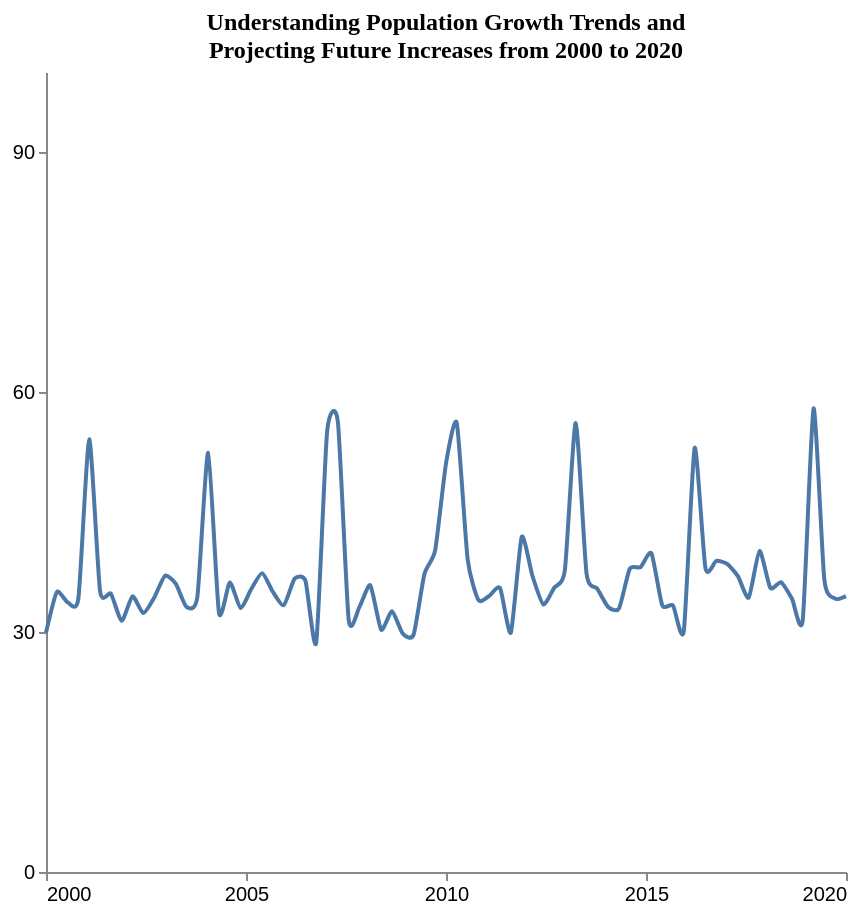

Describe this chart as a Vega-Lite specification.
### Vega-Lite specification from a JSON file in a GitHub repository (floating-point values rounded to 4 significant figures)
{"$schema": "https://vega.github.io/schema/vega-lite/v5.json", "description": "Pattern: peak/valley", "data": {"values": [{"X": 2000.0, "Y": 29.92}, {"X": 2000.0, "Y": 34.99}, {"X": 2001.0, "Y": 33.72}, {"X": 2001.0, "Y": 34.23}, {"X": 2001.0, "Y": 54.08}, {"X": 2001.0, "Y": 35.12}, {"X": 2002.0, "Y": 34.79}, {"X": 2002.0, "Y": 31.39}, {"X": 2002.0, "Y": 34.45}, {"X": 2002.0, "Y": 32.36}, {"X": 2003.0, "Y": 34.27}, {"X": 2003.0, "Y": 37.02}, {"X": 2003.0, "Y": 36.03}, {"X": 2004.0, "Y": 33.12}, {"X": 2004.0, "Y": 34.38}, {"X": 2004.0, "Y": 52.39}, {"X": 2004.0, "Y": 32.39}, {"X": 2005.0, "Y": 36.19}, {"X": 2005.0, "Y": 33.0}, {"X": 2005.0, "Y": 35.4}, {"X": 2005.0, "Y": 37.36}, {"X": 2006.0, "Y": 34.98}, {"X": 2006.0, "Y": 33.36}, {"X": 2006.0, "Y": 36.66}, {"X": 2006.0, "Y": 36.41}, {"X": 2007.0, "Y": 28.73}, {"X": 2007.0, "Y": 55.01}, {"X": 2007.0, "Y": 56.26}, {"X": 2008.0, "Y": 31.52}, {"X": 2008.0, "Y": 33.15}, {"X": 2008.0, "Y": 35.84}, {"X": 2008.0, "Y": 30.28}, {"X": 2009.0, "Y": 32.59}, {"X": 2009.0, "Y": 29.8}, {"X": 2009.0, "Y": 29.65}, {"X": 2009.0, "Y": 37.22}, {"X": 2010.0, "Y": 40.23}, {"X": 2010.0, "Y": 51.06}, {"X": 2010.0, "Y": 56.11}, {"X": 2011.0, "Y": 39.14}, {"X": 2011.0, "Y": 34.0}, {"X": 2011.0, "Y": 34.51}, {"X": 2011.0, "Y": 35.49}, {"X": 2012.0, "Y": 29.92}, {"X": 2012.0, "Y": 41.88}, {"X": 2012.0, "Y": 36.99}, {"X": 2012.0, "Y": 33.45}, {"X": 2013.0, "Y": 35.52}, {"X": 2013.0, "Y": 37.78}, {"X": 2013.0, "Y": 56.14}, {"X": 2014.0, "Y": 37.32}, {"X": 2014.0, "Y": 35.4}, {"X": 2014.0, "Y": 33.13}, {"X": 2014.0, "Y": 32.93}, {"X": 2015.0, "Y": 37.9}, {"X": 2015.0, "Y": 38.11}, {"X": 2015.0, "Y": 39.84}, {"X": 2015.0, "Y": 33.35}, {"X": 2016.0, "Y": 33.32}, {"X": 2016.0, "Y": 30.14}, {"X": 2016.0, "Y": 53.01}, {"X": 2016.0, "Y": 37.97}, {"X": 2017.0, "Y": 38.9}, {"X": 2017.0, "Y": 38.51}, {"X": 2017.0, "Y": 36.98}, {"X": 2018.0, "Y": 34.3}, {"X": 2018.0, "Y": 40.13}, {"X": 2018.0, "Y": 35.52}, {"X": 2018.0, "Y": 36.23}, {"X": 2019.0, "Y": 34.17}, {"X": 2019.0, "Y": 31.5}, {"X": 2019.0, "Y": 57.94}, {"X": 2019.0, "Y": 36.51}, {"X": 2020.0, "Y": 34.18}, {"X": 2020.0, "Y": 34.49}]}, "mark": {"type": "line", "interpolate": "cardinal", "tension": 0.4}, "encoding": {"x": {"field": "X", "type": "quantitative", "title": "", "axis": {"grid": false, "format": "d", "values": [2000, 2005, 2010, 2015, 2020], "tickSize": 4}, "scale": {"domain": [2000, 2020]}}, "y": {"field": "Y", "type": "quantitative", "title": "", "axis": {"grid": false, "format": "d", "values": [0, 30, 60, 90], "tickSize": 4, "tickOpacity": 1}, "scale": {"domain": [0, 100]}}}, "title": {"text": "Understanding Population Growth Trends and^ Projecting Future Increases from 2000 to 2020", "anchor": "middle", "font": "Tahoma", "fontSize": 12}, "config": {"lineBreak": "^", "view": {"stroke": null}}, "height": 400, "width": 400, "autosize": "pad"}
